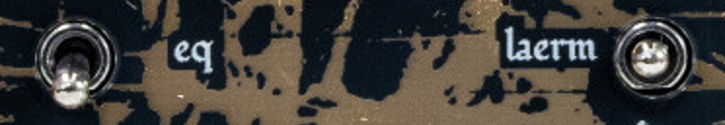
#> input picture design/switch_photo/thorn_switches.png, 725 x 125 px
$ python switch_photo.py
#> lines starting #> are read from the running program, lines starting #| are printed output that depends on the picture; after the words box and inside, x2 and y2 are one past the last pixel; in counts of white or black regions, pixels touching at a corner belong together
"""
Doorn (Studio Wiga) - inverseurs a levier tires de la photo de la vraie Thorn
(design/switch_photo/thorn_switches.png : switch EQ levier en bas, switch MODE levier au centre).

Les deux positions photographiees sont reprises telles quelles ; la troisieme (levier en haut) est
fabriquee a partir des memes pixels, sans miroir de l'eclairage :
  - base : bague chromee + fut de la photo « centre », dome retire (interieur sombre du fut reconstitue) ;
  - tige : celle de la photo « bas », retournee verticalement (un cylindre vu de dessus garde son
    eclairage gauche / droite quand on le retourne de haut en bas) ;
  - bout arrondi : le dome de la photo « centre » (vu presque dans l'axe, donc eclaire comme il faut),
    legerement aplati par la perspective, pose au-dessus du pivot.
Ombre portee de la bague et du levier ajoutee vers le bas a droite (lumiere en haut a gauche).

Sortie : toggle_strip.png, 5 images carrees (96 unites, 4 px / unite) : haut, (centre), centre, (centre), bas.
"""
import os
import numpy as np, cv2
from PIL import Image

ROOT = os.path.dirname(os.path.dirname(os.path.abspath(__file__)))
P = np.asarray(Image.open(os.path.join(ROOT, 'design', 'switch_photo', 'thorn_switches.png')).convert('RGB')).astype(np.float32)

DOWN_C = (76.0, 57.5)        # centre de la bague, switch EQ (levier en bas)
CENT_C = (654.5, 57.5)       # centre de la bague, switch MODE (levier au centre)
R_OUT = 38.6                 # rayon exterieur de la bague (px photo)
TW, PXU = 96, 4              # sprite : 96 unites a 4 px par unite
N = TW * PXU
K = 20.0 * PXU / R_OUT       # bague = 20 unites de rayon (comme le rendu precedent, couvre la bague du visuel)
PAD = 60                     # demi-cote de la zone prise dans la photo (px photo)

def patch(c):
    """zone de la photo centree sur la bague, remise a l'echelle du sprite (Lanczos) + leger renforcement"""
#> called with c = (76, 57.5)
    cx, cy = c
    M = np.float32([[K, 0, N / 2 - cx * K], [0, K, N / 2 - cy * K]])
    img = cv2.warpAffine(P, M, (N, N), flags=cv2.INTER_LANCZOS4, borderMode=cv2.BORDER_REFLECT)
    blur = cv2.GaussianBlur(img, (0, 0), 2.2)
    return np.clip(img + 0.55 * (img - blur), 0, 255)

yy, xx = np.mgrid[0:N, 0:N].astype(np.float32)
X, Y = (xx + 0.5 - N / 2) / K, (yy + 0.5 - N / 2) / K       # coordonnees en px photo, origine = centre de la bague
R = np.hypot(X, Y)

def smooth_mask(m, s=1.1):
    return np.clip(cv2.GaussianBlur(m.astype(np.float32), (0, 0), s * K / 2), 0, 1)

def ellipse(cx, cy, rx, ry):
    return ((X - cx) / rx) ** 2 + ((Y - cy) / ry) ** 2 <= 1.0

ring_mask = R <= R_OUT + 0.4

# ---------------------------------------------------------------- position BAS (photo telle quelle)
down = patch(DOWN_C)
TIP_D = (-1.5, 33.5, 16.5, 13.0)          # bout du levier (centre x, y, demi-axes) en px photo
m_down = smooth_mask(ring_mask | ellipse(*TIP_D))

# ---------------------------------------------------------------- position CENTRE (photo telle quelle)
cent = patch(CENT_C)

def ring_repair(img, a0, a1, r0, r1):
    """refait un secteur de la bague (angles a0..a1, en degres, 90 = bas) en interpolant, a chaque rayon,
    entre les angles voisins intacts : la bague redevient ronde, son eclairage varie doucement avec l'angle"""
#> called with a0 = 40, a1 = 140, r0 = 26, r1 = 39.2
    out = img.copy()
    NA = 1440
    th = np.linspace(-np.pi, np.pi, NA, endpoint=False)
    deg = (np.degrees(th) + 360) % 360
    bad = (deg >= a0) & (deg <= a1)
    good = np.where(~bad)[0]
    ext = np.concatenate([good - NA, good, good + NA])
    A = (np.degrees(np.arctan2(Y, X)) + 360) % 360
    sel_all = (A >= a0 - 6) & (A <= a1 + 6) & (R >= r0) & (R <= r1)
    for rr in np.arange(r0, r1 + 0.01, 0.25):
        px = N / 2 + rr * np.cos(th) * K - 0.5
        py = N / 2 + rr * np.sin(th) * K - 0.5
        prof = np.stack([cv2.remap(img[..., c], px.astype(np.float32)[None, :], py.astype(np.float32)[None, :],
                                   cv2.INTER_LINEAR)[0] for c in range(3)], -1)
        for c in range(3):
            prof[:, c] = np.interp(np.arange(NA), ext, np.tile(prof[good, c], 3))
        sel = sel_all & (np.abs(R - rr) <= 0.125)
        idx = ((np.arctan2(Y[sel], X[sel]) + np.pi) / (2 * np.pi) * NA).astype(int) % NA
        # fondu sur 6 degres aux bords du secteur
        w = np.clip(np.minimum(A[sel] - (a0 - 6), (a1 + 6) - A[sel]) / 6.0, 0, 1)[:, None]
        out[sel] = img[sel] * (1 - w) + prof[idx] * w
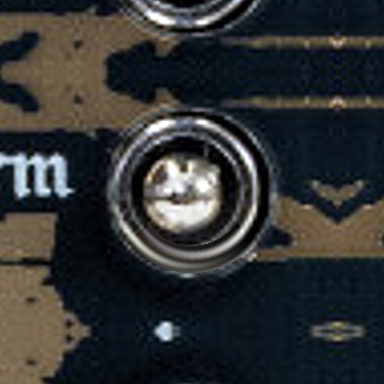
#> out: shape (384, 384, 3) float32; mean of channels 0, 1, 2 49.7, 51.6, 51.9; drawn as R, G, B
    return out

# bas de la bague coupe sur la photo (bord sombre aplati) : secteur refait
cent = ring_repair(cent, 40, 140, 26.0, R_OUT + 0.6)
m_cent = smooth_mask(ring_mask)
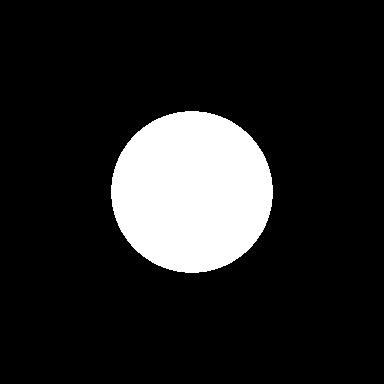
#> ring_mask: shape (384, 384) bool; 13.9% white; 1 white region, box (x1, y1, x2, y2) and area: (111, 111, 273, 273) 20540

# ---------------------------------------------------------------- position HAUT (fabriquee)
up = cent.copy()
# 1. interieur du fut sans le dome : sombre, un peu plus clair vers le haut a gauche (comme l'anneau noir de la photo)
dark_ring = (R > 23.5) & (R < 27.5)
dark = np.median(cent[dark_ring], 0) * 0.55     # le fut est plus sombre que l anneau (pas de dome qui eclaire)
#> dark = [17.91, 17.03, 17.03]
hole = R < 25.5
grad = 1.0 + 0.25 * np.clip(-(X * 0.6 + Y * 0.8) / 25.0, -1, 1)
up_hole = dark[None, None, :] * grad[..., None]
a_h = smooth_mask(hole, 0.8)
#> hole: shape (384, 384) bool; 6% white; 1 white region, box (x1, y1, x2, y2) and area: (139, 139, 245, 245) 8788
up = up * (1 - a_h[..., None]) + up_hole * a_h[..., None]

# 2. tige de la photo « bas » retournee verticalement (du pivot vers le haut)
down_flip = down[::-1].copy()                       # retournement autour du centre de la bague
shaft = (np.abs(X + 1.0) < 11.5) & (Y > -30.0) & (Y < 6.0)
# la tige n'est prise que la ou elle est claire (le reste = interieur sombre deja en place)
L = down_flip.mean(-1)
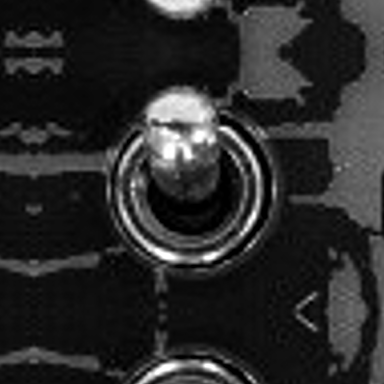
#> L: shape (384, 384) float32; min 0, max 255, mean 43
a_s = smooth_mask(shaft & ((X + 1.0) ** 2 / 11.0 ** 2 + 0 * Y <= 1.0), 0.9)
# vers le pivot, la tige s'enfonce dans le fut sombre (fondu progressif, comme sur la photo « bas »)
a_s *= np.clip((7.0 - Y) / 6.0, 0, 1)
#> a_s: shape (384, 384) float32; min 0, max 1, mean 0.0218
up = up * (1 - a_s[..., None]) + down_flip * a_s[..., None]

# 3. bout arrondi : dome de la photo « centre », aplati par la perspective, au-dessus du pivot
dome_c = (0.0, 0.0); DR = 22.0
TIP_U = (-1.0, -32.5)
sx, sy = 1.08, 0.90
src_x = (X - TIP_U[0]) / sx + dome_c[0]
src_y = (Y - TIP_U[1]) / sy + dome_c[1]
map_x = (src_x * K + N / 2 - 0.5).astype(np.float32)
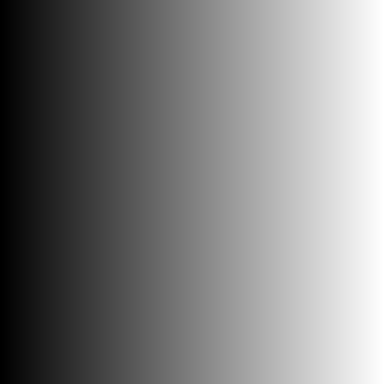
#> map_x: shape (384, 384) float32; min 16.1, max 370.7, mean 193.4; drawn with min black and max white
map_y = (src_y * K + N / 2 - 0.5).astype(np.float32)
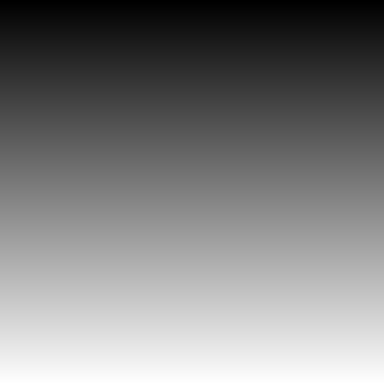
#> map_y: shape (384, 384) float32; min 53.56, max 479.1, mean 266.3; drawn with min black and max white
dome_img = cv2.remap(cent, map_x, map_y, cv2.INTER_LANCZOS4, borderMode=cv2.BORDER_REFLECT)
tip_mask = ((X - TIP_U[0]) / (17.0 * sx)) ** 2 + ((Y - TIP_U[1]) / (17.0 * sy)) ** 2 <= 1.0
a_t = smooth_mask(tip_mask, 0.9)
#> tip_mask: shape (384, 384) bool; 2.6% white; 1 white region, box (x1, y1, x2, y2) and area: (152, 93, 228, 156) 3792
# ombre de contact du bout sur la tige
sh_t = smooth_mask(((X - TIP_U[0] - 1.5) / (17.0 * sx)) ** 2 + ((Y - TIP_U[1] - 3.0) / (17.0 * sy)) ** 2 <= 1.0, 2.2)
up *= (1 - 0.45 * sh_t * (1 - a_t))[..., None]
#> up: shape (384, 384, 3) float32; mean of channels 0, 1, 2 46, 47.9, 48.5
up = up * (1 - a_t[..., None]) + dome_img * a_t[..., None]
m_up = smooth_mask(ring_mask | tip_mask)

# ---------------------------------------------------------------- ombres portees (vers le bas a droite) et sprites
def sprite(rgb, m):
    def shift(img, dx, dy): return cv2.warpAffine(img, np.float32([[1, 0, dx], [0, 1, dy]]), (N, N))
#> called with dx = 11.2, dy = 15.2
    cast = cv2.GaussianBlur(shift(m, 2.8 * PXU, 3.8 * PXU), (0, 0), 3.0 * PXU) * 0.55
    contact = cv2.GaussianBlur(shift(m, 0.6 * PXU, 0.9 * PXU), (0, 0), 1.0 * PXU) * 0.45
    sh = np.clip(cast + contact, 0, 0.8) * (1 - m)
    alpha = np.clip(m + sh, 0, 1)
    col = np.where(alpha[..., None] > 1e-4, rgb * (m / np.maximum(alpha, 1e-4))[..., None], 0)
    return np.dstack([np.clip(col, 0, 255), alpha * 255]).astype(np.uint8)
#> returned value: shape (384, 384, 4)

frames = [sprite(up, m_up), sprite(cent, m_cent), sprite(cent, m_cent), sprite(cent, m_cent), sprite(down, m_down)]
#> in sprite (call 2), `return np.dstack([np.clip(col, 0, 255), alpha * 255]).astype(np.uint8)`:
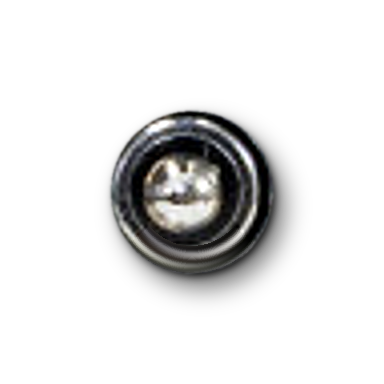
#> returned value: shape (384, 384, 4); mean of channels 0, 1, 2, 3 12.7, 12.6, 12.4, 39.8; transparent parts drawn white
#> in sprite (call 5), `cast = cv2.GaussianBlur(shift(m, 2.8 * PXU, 3.8 * PXU), (0, 0), 3.0 * ..`:
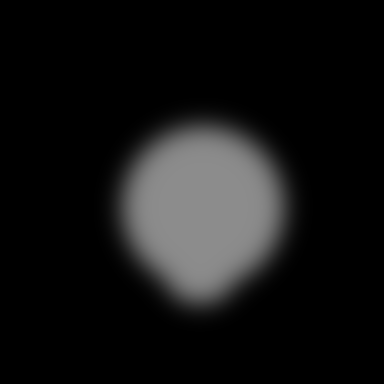
#> cast: shape (384, 384) float32; min 0, max 0.55, mean 0.0797
Image.fromarray(np.concatenate(frames, 0), 'RGBA').save(os.path.join(ROOT, 'toggle_strip.png'), optimize=True)
print('toggle_strip.png', N, 'x', N * 5)
